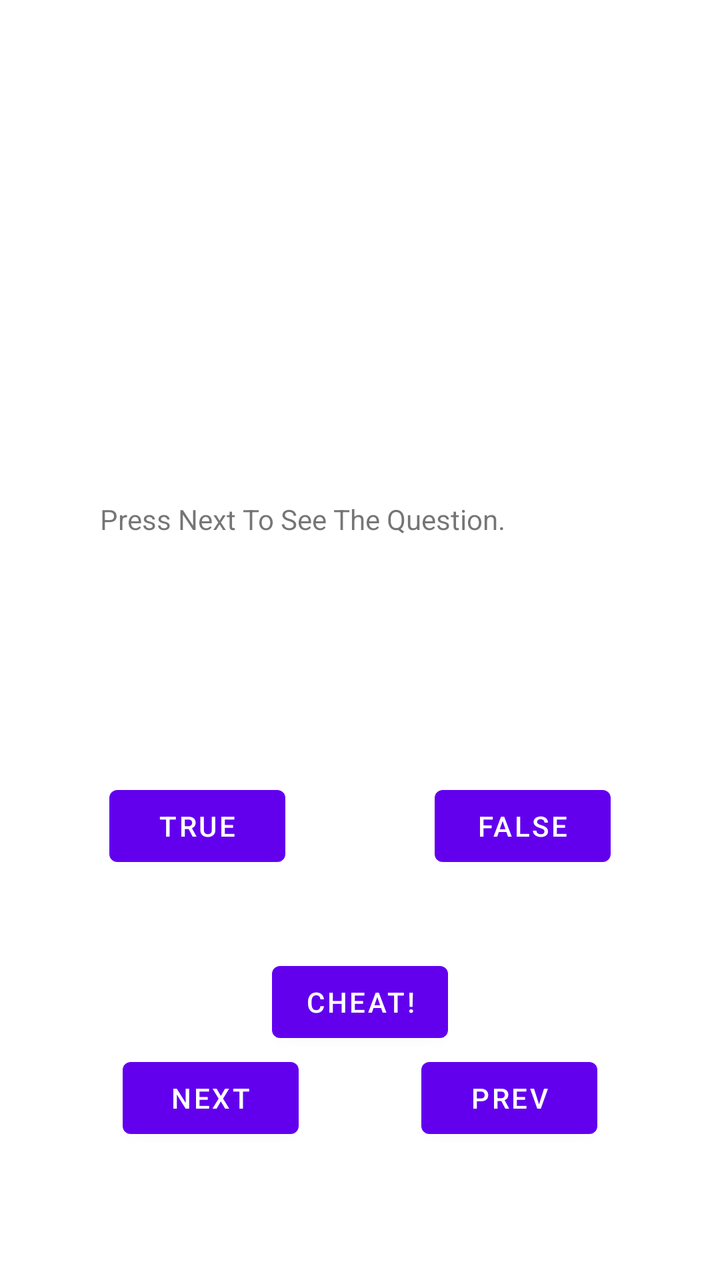
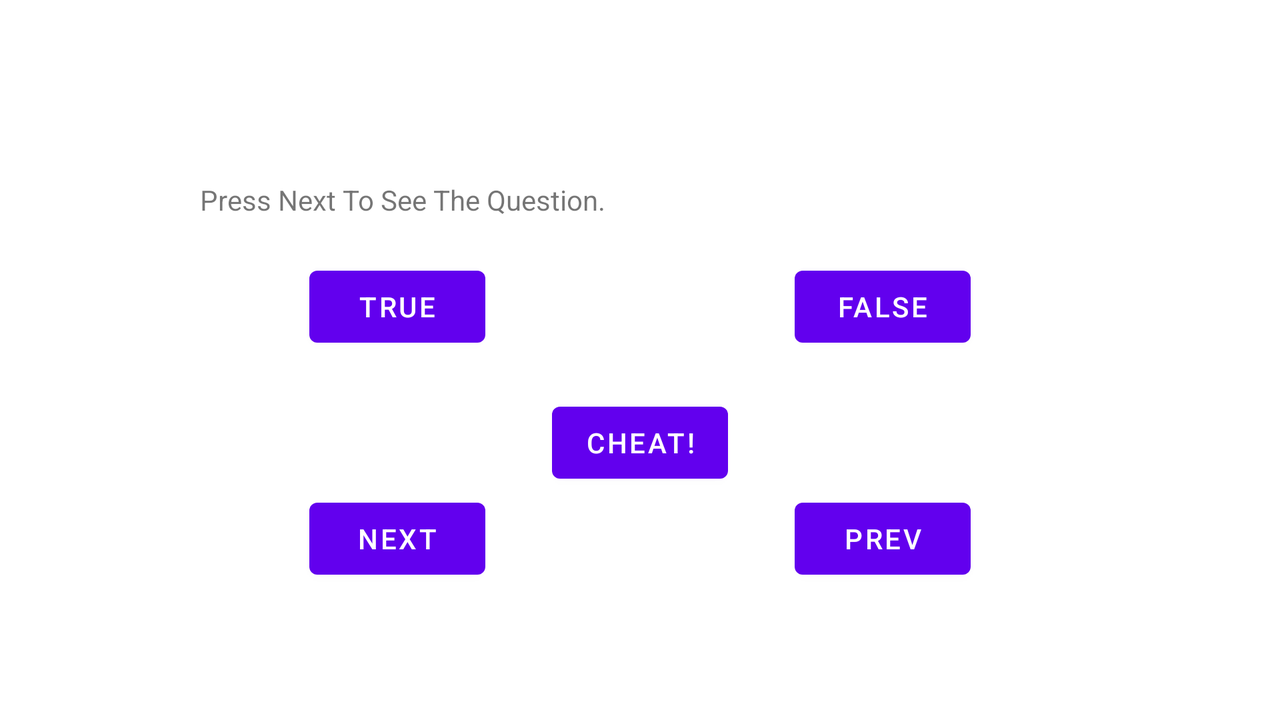

Compare how this app lays out the same screen by default and in its alternative resource folder. The renders come first, then the two layout files and the values they reference.
<!-- AndroidManifest.xml: application theme Theme.AndroidStudioMaktab -->
<!-- res/layout/activity_main2.xml -->
<?xml version="1.0" encoding="utf-8"?>
<androidx.constraintlayout.widget.ConstraintLayout xmlns:android="http://schemas.android.com/apk/res/android"
    xmlns:app="http://schemas.android.com/apk/res-auto"
    xmlns:tools="http://schemas.android.com/tools"
    android:layout_width="match_parent"
    android:layout_height="match_parent"
    tools:context=".MainActivity2">

    <TextView
        android:id="@+id/txtQuiz"
        android:layout_width="match_parent"
        android:layout_height="wrap_content"
        android:layout_marginTop="250dp"
        android:layout_marginBottom="120dp"
        android:paddingStart="50dp"
        android:paddingEnd="50dp"
        android:text="Press Next To See The Question."
        app:layout_constraintBottom_toTopOf="@id/btnTrue"
        app:layout_constraintEnd_toEndOf="parent"
        app:layout_constraintStart_toStartOf="parent"
        app:layout_constraintTop_toTopOf="parent" />

    <Button
        android:id="@+id/btnTrue"
        android:layout_width="wrap_content"
        android:layout_height="wrap_content"
        android:text="True"
        app:layout_constraintBottom_toTopOf="@id/btnCheat"
        app:layout_constraintEnd_toStartOf="@id/btnFalse"
        app:layout_constraintStart_toStartOf="parent"
        app:layout_constraintTop_toBottomOf="@id/txtQuiz" />

    <Button
        android:id="@+id/btnFalse"
        android:layout_width="wrap_content"
        android:layout_height="wrap_content"
        android:text="false"
        app:layout_constraintStart_toEndOf="@id/btnTrue"
        app:layout_constraintTop_toTopOf="@id/btnTrue"
        app:layout_constraintBottom_toBottomOf="@id/btnTrue"
        android:layout_marginStart="20dp"
        app:layout_constraintEnd_toEndOf="parent"
        />

    <Button
        android:id="@+id/btnCheat"
        android:layout_width="wrap_content"
        android:layout_height="wrap_content"
        app:layout_constraintTop_toBottomOf="@id/btnTrue"
        android:layout_marginTop="40dp"
        app:layout_constraintStart_toStartOf="parent"
        app:layout_constraintEnd_toEndOf="parent"
        app:layout_constraintBottom_toTopOf="@id/btnNext"
        android:text="Cheat!"
        android:layout_marginBottom="20dp"

        />
    <Button
        android:id="@+id/btnNext"
        android:text="NEXT"
        android:layout_width="wrap_content"
        android:layout_height="wrap_content"
        app:layout_constraintTop_toBottomOf="@id/btnCheat"
        app:layout_constraintStart_toStartOf="parent"
        app:layout_constraintEnd_toStartOf="@id/btnPrev"

        />

    <Button
        android:id="@+id/btnPrev"
        android:layout_width="wrap_content"
        android:layout_height="wrap_content"
        android:text="PREV"
        app:layout_constraintEnd_toEndOf="parent"
        app:layout_constraintStart_toEndOf="@id/btnNext"
        app:layout_constraintTop_toTopOf="@id/btnNext"/>

</androidx.constraintlayout.widget.ConstraintLayout>
<!-- resources referenced by this layout -->
<resources>
  <style name="Theme.AndroidStudioMaktab" parent="Theme.MaterialComponents.DayNight.DarkActionBar">
          
          <item name="colorPrimary">@color/purple_500</item>
          <item name="colorPrimaryVariant">@color/purple_700</item>
          <item name="colorOnPrimary">@color/white</item>
          
          <item name="colorSecondary">@color/teal_200</item>
          <item name="colorSecondaryVariant">@color/teal_700</item>
          <item name="colorOnSecondary">@color/black</item>
          
          <item name="android:statusBarColor">?attr/colorPrimaryVariant</item>
          
      </style>
</resources>
<!-- res/layout-land/activity_main2.xml (the repository's variant of the layout above) -->
<!-- drawn on the phone turned sideways -->
<?xml version="1.0" encoding="utf-8"?>
<androidx.constraintlayout.widget.ConstraintLayout xmlns:android="http://schemas.android.com/apk/res/android"
    xmlns:app="http://schemas.android.com/apk/res-auto"
    xmlns:tools="http://schemas.android.com/tools"
    android:layout_width="match_parent"
    android:layout_height="match_parent"
    tools:context=".MainActivity2">

    <TextView
        android:id="@+id/txtQuiz"
        android:layout_width="match_parent"
        android:layout_height="wrap_content"
        android:layout_marginBottom="40dp"
        android:paddingStart="100dp"
        android:paddingEnd="80dp"
        android:text="Press Next To See The Question."
        app:layout_constraintBottom_toBottomOf="parent"
        app:layout_constraintEnd_toEndOf="parent"
        app:layout_constraintStart_toStartOf="parent"
        app:layout_constraintTop_toTopOf="parent"
        app:layout_constraintVertical_bias="0.30" />

    <Button
        android:id="@+id/btnTrue"
        android:layout_width="wrap_content"
        android:layout_height="wrap_content"
        android:text="True"
        android:layout_marginTop="20dp"
        app:layout_constraintBottom_toTopOf="@id/btnCheat"
        app:layout_constraintEnd_toStartOf="@id/btnFalse"
        app:layout_constraintStart_toStartOf="parent"
        app:layout_constraintTop_toBottomOf="@id/txtQuiz" />

    <Button
        android:id="@+id/btnFalse"
        android:layout_width="wrap_content"
        android:layout_height="wrap_content"
        android:text="false"
        app:layout_constraintStart_toEndOf="@id/btnTrue"
        app:layout_constraintTop_toTopOf="@id/btnTrue"
        app:layout_constraintBottom_toBottomOf="@id/btnTrue"
        app:layout_constraintEnd_toEndOf="parent"
        />

    <Button
        android:id="@+id/btnCheat"
        android:layout_width="wrap_content"
        android:layout_height="wrap_content"
        app:layout_constraintTop_toBottomOf="@id/btnTrue"
        android:layout_marginTop="20dp"
        app:layout_constraintStart_toStartOf="parent"
        app:layout_constraintEnd_toEndOf="parent"
        app:layout_constraintBottom_toTopOf="@id/btnNext"
        android:text="Cheat!"
        android:layout_marginBottom="10dp"/>

    <Button
        android:id="@+id/btnNext"
        android:text="NEXT"
        android:layout_width="wrap_content"
        android:layout_height="wrap_content"
        app:layout_constraintTop_toBottomOf="@id/btnCheat"
        app:layout_constraintStart_toStartOf="parent"
        app:layout_constraintEnd_toStartOf="@id/btnPrev"

        />
    <Button
        android:id="@+id/btnPrev"
        android:text="PREV"
        android:layout_width="wrap_content"
        android:layout_height="wrap_content"
        app:layout_constraintTop_toTopOf="@id/btnNext"
        app:layout_constraintStart_toEndOf="@id/btnNext"
        app:layout_constraintEnd_toEndOf="parent"/>

</androidx.constraintlayout.widget.ConstraintLayout>
